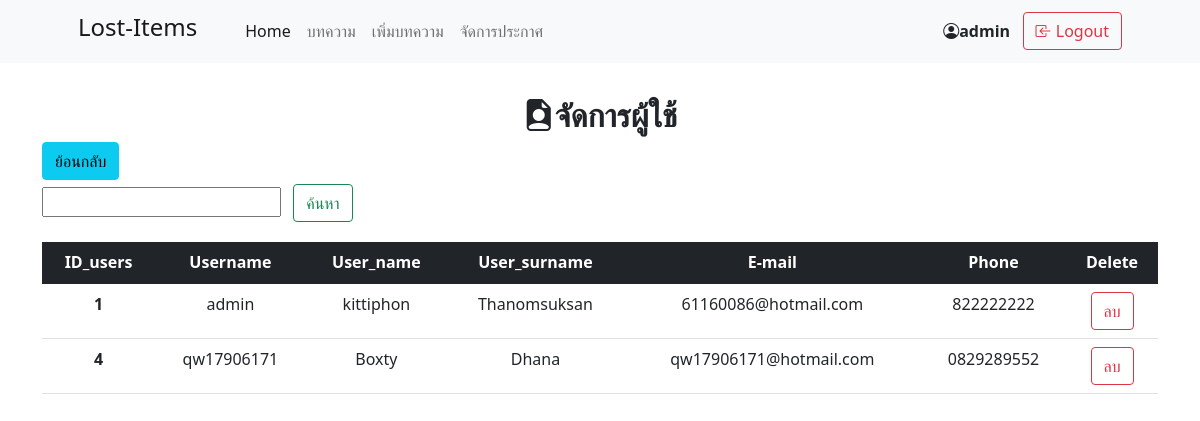
/admin/manage_users.php (signed in), run on the app's committed database.
### tables this page shows
CREATE TABLE `users` (
  `ID_users` int(11) NOT NULL,
  `username` varchar(45) NOT NULL,
  `passwd` varchar(45) NOT NULL,
  `user_name` varchar(45) NOT NULL,
  `user_surname` varchar(45) NOT NULL,
  `email` varchar(45) NOT NULL,
  `phone` varchar(10) NOT NULL,
  `user_group` varchar(1) NOT NULL
);

### admin/manage_users.php (the view, shortened to what this page needs)
<!DOCTYPE html>
<html lang="en">
    <head>
        <link href="https://cdn.jsdelivr.net/npm/bootstrap-icons@1.5.0/font/bootstrap-icons.css" rel="stylesheet" />
        <link href="../css/styles.css" rel="stylesheet" />
    </head>
    <body >
        <nav class="navbar navbar-expand-lg navbar-light bg-light fixed-top">
            <div class="container px-4 px-lg-5">
                <a class="navbar-brand" href="#!"><h4>Lost-Items</h4></a>
                <div class="collapse navbar-collapse" id="navbarSupportedContent">
                    <ul class="navbar-nav me-auto mb-2 mb-lg-0 ms-lg-4">
                        <li class="nav-item"><a class="nav-link active" aria-current="page" href="../index.php">Home</a></li>
                        <li class="nav-item"><a class="nav-link" href="index-articles.php">บทความ</a></li>
                        <li class="nav-item"><a class="nav-link" href="articles.php">เพิ่มบทความ</a></li>
                        <li class="nav-item"><a class="nav-link" href="announce.php">จัดการประกาศ</a></li>
                     </ul>
                     <i class="bi bi-person-circle"></i> <b><?php echo $_SESSION["username"]; ?></b>  &nbsp; &nbsp;
                    <form class="d-flex" action="../db/logout.php">
                        <button class="btn btn-outline-danger"  type="submit">
                        <i class="bi bi-box-arrow-in-left"></i>
                            Logout
                        </button>
                    </form>
                </div>
            </div>
        </nav>
        <section class="py-5">
        <center><h2><i class="bi bi-file-earmark-person-fill"></i><b>จัดการผู้ใช้</b></h2></center>
        <div class="container">
        <a class="btn btn-info" href="javascript:history.back()" role="button">ย้อนกลับ</a>
        <?php $q = (isset($_GET['q']) ? $_GET['q'] : ''); ?>
        <form action="manage_users.php" method="get" class="py-1">
          <input class="me-2" type="text" name="q" >
          <button class="btn btn-outline-success" type="submit">ค้นหา</button>
        </form>
        </div>
<?php
        if($q==''){
      require_once('../db/connection.php');
      $mysqli = new mysqli($db_host, $db_user, $db_password, $db_name);
      $mysqli->set_charset("utf8");
      $sql = "SELECT *
        FROM users
        ORDER BY ID_users ASC";
      $result = $mysqli->query($sql);
      ?>
        <section class="py-3 text-center container" >
        <table class="table">
            <thead class="table-dark">
                <tr>
                    <th scope="col">ID_users </th>
                    <th scope="col">Username</th>
                    <th scope="col">User_name</th>
                    <th scope="col">User_surname</th>
                    <th scope="col">E-mail</th>
                    <th scope="col">Phone</th>
                    <th scope="col">Delete</th>
                </tr>
            </thead>
            <tbody>
            <?php while($row = $result->fetch_object()){ ?>
                <tr>
                    <th scope="row"><?php echo $row->ID_users ?></th>
                    <td><?php echo $row->username ?></td>
                    <td><?php echo $row->user_name ?></td>
                    <td><?php echo $row->user_surname ?></td>
                    <td><?php echo $row->email ?></td>
                    <td><?php echo $row->phone ?></td>
                    <td>
                    <a class="btn btn-outline-danger" onclick="return confirm('คุณต้องการที่จะลบผู้ใช้หรือไม่?');" href="../db/delete_users.php?id=<?php echo $row->ID_users?>" role="button">ลบ</a>
                    </td>
                </tr>
                <?php
                }
                ?>
           </tbody>
        </table>
    <?php
    }else if($q!=''){
      require_once('../db/connection.php');
      $mysqli = new mysqli($db_host, $db_user, $db_password, $db_name);
      $mysqli->set_charset("utf8");
      if ($mysqli->connect_errno) {
      echo "Failed to connect to MySQL: (" . $mysqli->connect_errno . ") " . $mysqli->connect_error;
      } else {
      }
    $user_id = $_SESSION['user_id'];
      $sql = "SELECT *
        FROM users
        WHERE username LIKE '$q%' OR user_name LIKE '$q%' OR user_surname LIKE '$q%' OR email LIKE '%$q%' OR phone LIKE '%$q%'
       ORDER BY ID_users ASC";
      $result = $mysqli->query($sql);
      if (!$result) {
        echo ("Error: ". $mysqli->error);
        }
      ?>
        <section class="py-3 text-center container" >
        <table class="table">
            <thead class="table-dark">
                <tr>
                    <th scope="col">ID_users </th>
                    <th scope="col">Username</th>
                    <th scope="col">User_name</th>
                    <th scope="col">User_surname</th>
                    <th scope="col">E-mail</th>
                    <th scope="col">Phone</th>
                    <th scope="col">Delete</th>
                </tr>
            </thead>
            <tbody>
            <?php while($row = $result->fetch_object()){ ?>
                <tr>
                    <th scope="row"><?php echo $row->ID_users ?></th>
                    <td><?php echo $row->username ?></td>
                    <td><?php echo $row->user_name ?></td>
                    <td><?php echo $row->user_surname ?></td>
                    <td><?php echo $row->email ?></td>
                    <td><?php echo $row->phone ?></td>
                    <td>
                    <a class="btn btn-outline-danger" onclick="return confirm('คุณต้องการที่จะลบผู้ใช้หรือไม่?');" href="../db/delete_users.php?id=<?php echo $row->ID_users?>" role="button">ลบ</a>
                    </td>
                </tr>
                <?php
                }
                ?>
           </tbody>
        </table>
        <?php
    }
    ?>
    </section>
    </section>
    </body>
</html>
</body>
</html>

### data on the page
users: ID_users "1", username "admin", user_name "kittiphon", user_surname "Thanomsuksan", email "61160086@hotmail.com", phone "822222222"
users: ID_users "4", username "qw17906171", user_name "Boxty", user_surname "Dhana", email "qw17906171@hotmail.com", phone "0829289552"

### other printed values
$_SESSION["username"] "admin"
